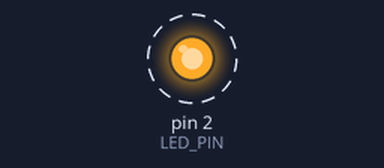
Recording of a sketch running on a simulated Arduino Uno, built with avr-gcc and run on an emulated ATmega328P. On the bench: output pins drawn as LEDs (lit = HIGH). Dashed ring = blinking.

Above: at 0.1 s.
Timing chart, 0 to 3.0 s (numbered marks = the images above):
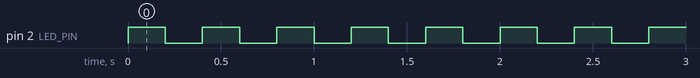

The sketch:

led.ino
```cpp
// LED wiring:
// - Insert LED into breadboard in slots 1 (+ long end) and 2 (- short end)
// - Wire Arduino PWM 2 to slot 1
// - Insert a 330 ohm resistor into slot 1 between the Arduino control wire and the LED +
// - Wire Arduino GND to slot 2


const int LED_PIN = 2;


void setup() {
    pinMode(LED_PIN, OUTPUT);
}


void loop() {
    digitalWrite(LED_PIN, HIGH);
    delay(200);
    digitalWrite(LED_PIN, LOW);
    delay(200);
}
```

Measured:
- by itself, pin 2 (LED_PIN): alternates HIGH for 0.20 s and LOW for 0.20 s
